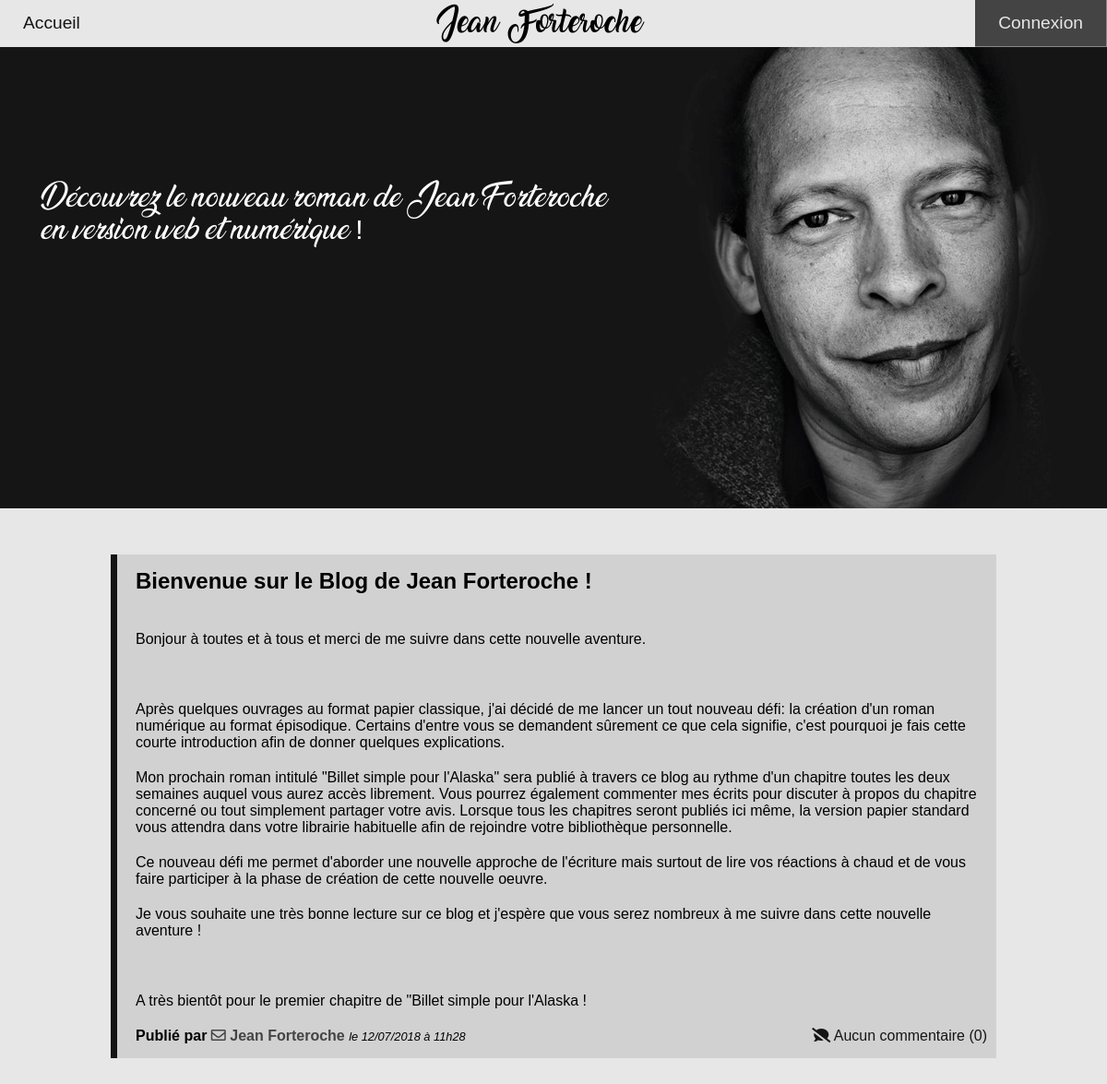
The page / on the database its author committed.
### tables this page shows
CREATE TABLE IF NOT EXISTS `posts` (
  `id` int(11) NOT NULL AUTO_INCREMENT,
  `title` varchar(255) NOT NULL,
  `content` text NOT NULL,
  `postDate` datetime NOT NULL,
  `postDateEdit` datetime NOT NULL,
  PRIMARY KEY (`id`)
);

### Model/Manager.php (called while the page is built, shortened)
<?php
class Manager {
	public function setDb(){
    	$this->db = new \PDO('mysql:host=localhost;dbname=projet4', 'root', '');
  	}
}

### Model/PostsManager.php (called while the page is built, shortened)
<?php
require_once('model/Manager.php');
class PostsManager extends Manager {
  	public function getPostsList($cPage, $perPage){
  		$postsList = [];
  		$req = $this->db->query('SELECT id, title, content, postDate FROM posts ORDER BY id DESC LIMIT '.(($cPage-1)*$perPage).','.$perPage);
  		while($data = $req->fetch(PDO::FETCH_ASSOC)){
  			  $postsList[] = new Post($data);
  		}
  		return $postsList;
  	}
}

### Model/Post.php (called while the page is built, shortened)
<?php
class Post {
	protected $id;
	protected $title;
	protected $content;
	protected $postDate;
 	public function hydrate(array $data){
    	foreach ($data as $key => $value)
    	{
      		$method = 'set'.ucfirst($key);
    	}
  	}
	public function getId(){
		return $this->id;
	}
	public function getTitle(){
		return $this->title;
	}
	public function getContent(){
		return $this->content;
	}
	public function getPostDate(){
		return $this->postDate;
	}
	public function setId($id){
		$id = (int) $id;
		if($id > 0){
			$this->id = $id;
		}
	}
	public function setTitle($title){
		if(is_string($title)){
			$this->title = $title;
		}
	}
	public function setContent($content){
		if(is_string($content)){
			$this->content = $content;
		}
	}
	public function setpostDate($postDate){
		$newDate = date("d/m/Y à H\hi", strtotime($postDate));
		$this->postDate = $newDate;
	}
}

### Model/CommentsManager.php (called while the page is built, shortened)
<?php
require_once('model/Manager.php');
class CommentsManager extends Manager {
  	public function count($id){
  		return $this->db->query('SELECT COUNT(*) FROM comments WHERE idPost ='. $id)->fetchColumn();
  	}
}

### View/frontPage/postsHomeView.php (the view, shortened to what this page needs)
<?php ob_start();
$getPosts = $postManager->getPostsList($cPage, $perPage);
foreach($getPosts as $post){
	$numberComments = $commentManager->count($post->getId());
	echo '	<div class="stylePost"><h3>'.$post->getTitle().'</h3>
				<p>'.substr($post->getContent(), 0, 2000);
	echo '	</p>
			<strong>Publié par <span class="nameMail"><i class="far fa-envelope"></i> Jean Forteroche </span>
			<div class="mailWindow"><a href="?action=home&amp;page=sendMail">Envoyer un message</a><button type="button" class="close closeMail">&times;</button></div></strong>
			<em>le '.$post->getPostDate().'</em>';
	if($numberComments > 0) {
		if($numberComments == 1) {
			echo '	<br/><a href="index.php?action=home&amp;page=comments&amp;id='.$post->getId().'" class="com"><i class="far fa-comments"></i>
					Voir le commentaire ('.$numberComments.')</a></div>';
		}
		else{
			echo '	<br/><a href="index.php?action=home&amp;page=comments&amp;id='.$post->getId().'" class="com"><i class="fas fa-comments"></i>
					Voir les commentaires ('.$numberComments.')</a></div>';
		}
	}
	else {
		echo '	<a href="index.php?action=home&amp;page=comments&amp;id='.$post->getId().'" class="com"><i class="fas fa-comment-slash"></i>
 				Aucun commentaire ('.$numberComments.')</a></div>';}
	}
require('homeView.php'); ?>

### Public/css/frontStyle.css (style rules this page uses)
* { margin:0; padding:0; }
body { background-color:#e7e7e7; font-family: 'Oswald', sans-serif; }
em { font-size:0.8em; }
a { text-decoration:none; color: #E7E7E7; }
.stylePost { position:relative; border-left: solid 7px #151515; margin:50px 10%; padding: 15px 20px; background:#D1D1D1; text-align:left; overflow:hidden; }
.stylePost h3 { font-size:1.5em; margin-bottom:40px; }
.stylePost p { margin-bottom:20px; }
.stylePost .com { position:absolute; bottom:15px; right: 10px; color:#151515; }
.nameMail { color:#444; }

### rows shown on the page
posts: title "Bienvenue sur le Blog de Jean Forteroche !", content "Bonjour à toutes et à tous et merci de me suivre dans cette nouvelle aventure. Après quelques ouvrages au format papier classique, j'ai décidé de me lancer un tout nouveau défi: la création d'un roman numérique au format épisodique. Certains d'entre vous se demandent sûrement ce que cela signifie, c'est pourquoi je fais cette courte introduction afin de donner quelques explications. Mon prochain roman intitulé \"Billet simple pour l'Alaska\" sera publié à travers ce blog au rythme d'un chapitre toutes les deux semaines auquel vous aurez accès librement. Vous pourrez également commenter mes écrits pour discuter à propos du chapitre concerné ou tout simplement partager votre avis. Lorsque tous…", postDate "12/07/2018 à 11h28", numberComments "0"
